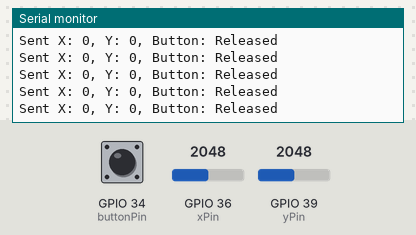
Bench run of a program on a simulated ESP32. On the bench: the last lines printed to the serial monitor. The inputs (shaded band) are chosen by the test bench; at power-on: GPIO 34 (buttonPin) HIGH, GPIO 36 (xPin) = 2048, GPIO 39 (yPin) = 2048. WiFi joins after 1.5 s; servers stay silent unless stated.

Above: at 2.7 s.
2.8 s: GPIO 34 (buttonPin) pulled LOW for 0.15 s
At 2.81 s:
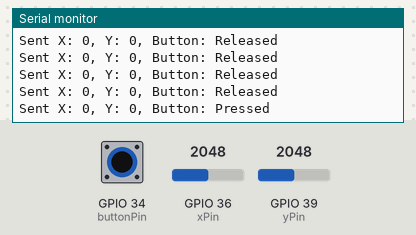
4.4 s: GPIO 36 (xPin) set to 2866
At 5.07 s:
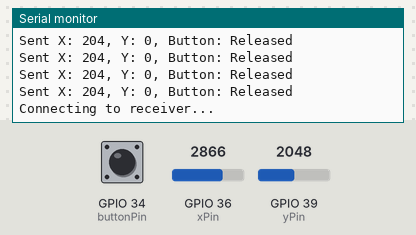
5.9 s: GPIO 39 (yPin) set to 2866
At 6.78 s:
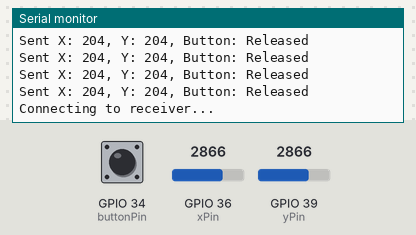
7.4 s: GPIO 34 (buttonPin) pulled LOW for 1 s
At 7.44 s:
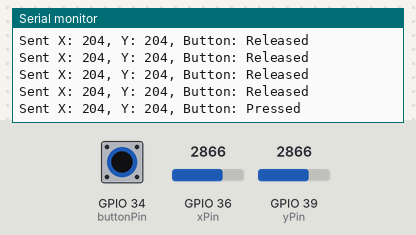
9.9 s: GPIO 36 (xPin) set to 3603
At 10.2 s:
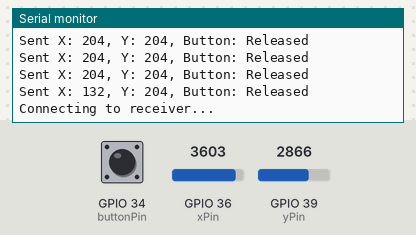
11.4 s: GPIO 39 (yPin) set to 3603
At 11.91 s:
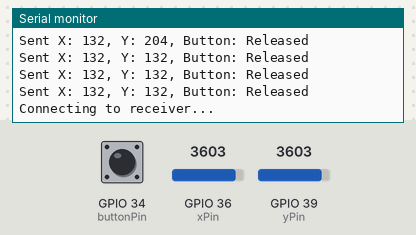
Timing chart, 0 to 13.9 s (numbered marks = the images above; inputs shaded):
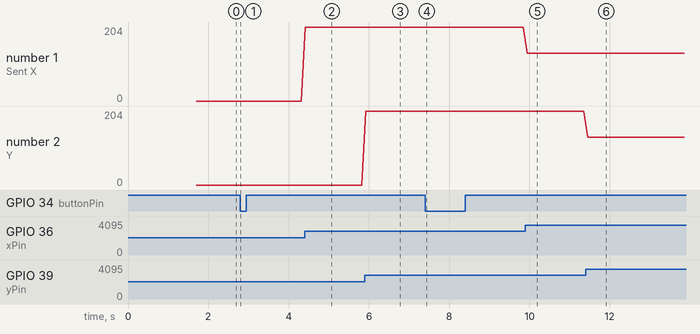

Measured:
- after the input at 2.8 s, the serial monitor: prints a new line at once (image 1)
- after the input at 4.4 s, the serial monitor: prints a new line at once (image 2)
- after the input at 5.9 s, the serial monitor: prints a new line at once (image 3)
- after the input at 7.4 s, the serial monitor: prints a new line at once (image 4)
- after the input at 9.9 s, the serial monitor: prints a new line at once (image 5)
- after the input at 11.4 s, the serial monitor: prints a new line after 0.05 s (image 6)
- plotted number 1: 0 → 204 after the input at 4.4 s, 204 → 132 after the input at 9.9 s

The program:

main.cpp
```cpp
#include <Arduino.h>
#include <WiFi.h>
#include <WiFiClient.h>

// Wi-Fi credentials
const char* ssid = "WiFimodem-46A9";
const char* password = "kjnhjdqgz2";

// Receiver's IP and port
const char* receiverIP = "192.168.0.113"; // Replace with the receiver's IP address
const int receiverPort = 8080;

WiFiClient client;

typedef struct {
    uint8_t brightnessX;
    uint8_t brightnessY;
} DataPacket;

DataPacket dataToSend;

// Joystick and button pins
const int xPin = 36; // Joystick X-axis
const int yPin = 39; // Joystick Y-axis
const int buttonPin = 34; // Button

void setup() {
    Serial.begin(115200);

    // Initialize joystick and button pins
    pinMode(xPin, INPUT);
    pinMode(yPin, INPUT);
    pinMode(buttonPin, INPUT_PULLUP);

    // Initialize Wi-Fi
    WiFi.begin(ssid, password);
    Serial.print("Connecting to Wi-Fi");
    while (WiFi.status() != WL_CONNECTED) {
        delay(500);
        Serial.print(".");
    }
    Serial.println("\nConnected to Wi-Fi");
    Serial.printf("IP Address: %s\n", WiFi.localIP().toString().c_str());
}

void loop() {
    // Connect to the receiver if not already connected
    if (!client.connected()) {
        Serial.println("Connecting to receiver...");
        if (client.connect(receiverIP, receiverPort)) {
            Serial.println("Connected to receiver.");
        } else {
            Serial.println("Failed to connect, retrying...");
            delay(1000);
            return;
        }
    }

    // Read joystick values and button state
    int xValue = analogRead(xPin) / 4; // Map 0-1023 to 0-255
    int yValue = analogRead(yPin) / 4; // Map 0-1023 to 0-255
    bool buttonPressed = digitalRead(buttonPin) == LOW;

    // Populate the data packet
    dataToSend.brightnessX = xValue;
    dataToSend.brightnessY = yValue;

    // Send data to the receiver
    if (client.connected()) {
        client.write((uint8_t*)&dataToSend, sizeof(dataToSend));
        Serial.printf("Sent X: %d, Y: %d, Button: %s\n", dataToSend.brightnessX, dataToSend.brightnessY, buttonPressed ? "Pressed" : "Released");
    } else {
        Serial.println("Disconnected, attempting to reconnect...");
    }

    delay(100); // Adjust transmission frequency as needed
}
```
